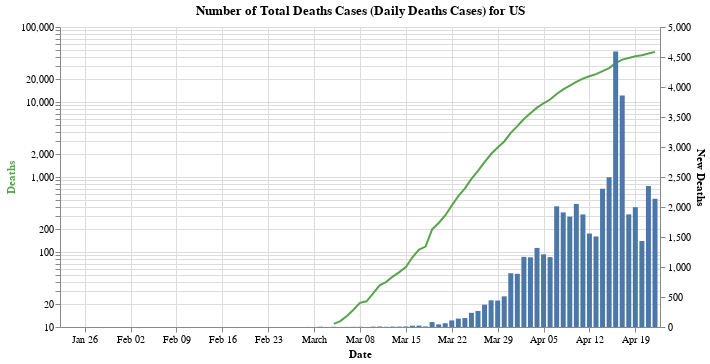

Here is the notebook cell this chart was saved with:
### Code cell
#hide_input
_new_bar = alt.Chart(df_country_cases).mark_bar().encode(
    alt.X('Date:T'),
    alt.Y('New Deaths:Q'),
    tooltip = list(df_country_cases)
)

_total_line = alt.Chart(df_country_cases[df_country_cases['Deaths'] > 10]).mark_line(color='#57A44C').encode(
    alt.X('Date:T'),
    alt.Y('Deaths:Q', axis=alt.Axis(titleColor='#57A44C'), scale=alt.Scale(type='log')),
    tooltip = list(df_country_cases)
)

alt.layer(_total_line, _new_bar).properties(
    width = 600,
    title = f'Number of Total Deaths Cases (Daily Deaths Cases) for {country}'
).resolve_scale(y='independent')

### Figure 1 — Vega-Lite specification as saved in the notebook (floating-point values rounded to 4 significant figures)
{"config": {"view": {"continuousWidth": 400, "continuousHeight": 300}}, "layer": [{"data": {"name": "data-bc0ecf1ae940c22517abdb74c8f267cb"}, "mark": {"type": "line", "color": "#57A44C"}, "encoding": {"tooltip": [{"type": "temporal", "field": "Date"}, {"type": "quantitative", "field": "Cases"}, {"type": "quantitative", "field": "Deaths"}, {"type": "quantitative", "field": "Recovered"}, {"type": "quantitative", "field": "Active"}, {"type": "quantitative", "field": "New Cases"}, {"type": "quantitative", "field": "New Deaths"}, {"type": "quantitative", "field": "New Recovered"}, {"type": "quantitative", "field": "New Active"}, {"type": "quantitative", "field": "Deaths_Rate"}, {"type": "quantitative", "field": "Recovered_Rate"}], "x": {"type": "temporal", "field": "Date"}, "y": {"type": "quantitative", "axis": {"titleColor": "#57A44C"}, "field": "Deaths", "scale": {"type": "log"}}}}, {"data": {"name": "data-4876b88c243441adb2a387578db77045"}, "mark": "bar", "encoding": {"tooltip": [{"type": "temporal", "field": "Date"}, {"type": "quantitative", "field": "Cases"}, {"type": "quantitative", "field": "Deaths"}, {"type": "quantitative", "field": "Recovered"}, {"type": "quantitative", "field": "Active"}, {"type": "quantitative", "field": "New Cases"}, {"type": "quantitative", "field": "New Deaths"}, {"type": "quantitative", "field": "New Recovered"}, {"type": "quantitative", "field": "New Active"}, {"type": "quantitative", "field": "Deaths_Rate"}, {"type": "quantitative", "field": "Recovered_Rate"}], "x": {"type": "temporal", "field": "Date"}, "y": {"type": "quantitative", "field": "New Deaths"}}}], "resolve": {"scale": {"y": "independent"}}, "title": "Number of Total Deaths Cases (Daily Deaths Cases) for US", "width": 600, "$schema": "https://vega.github.io/schema/vega-lite/v4.8.1.json", "datasets": {"data-bc0ecf1ae940c22517abdb74c8f267cb": [{"Date": "2020-03-04T00:00:00", "Cases": 149, "Deaths": 11, "Recovered": 7, "Active": 131, "New Cases": 31.0, "New Deaths": 4.0, "New Recovered": 0.0, "New Active": 27.0, "Deaths_Rate": 0.07383, "Recovered_Rate": 0.04698}, {"Date": "2020-03-05T00:00:00", "Cases": 217, "Deaths": 12, "Recovered": 7, "Active": 198, "New Cases": 68.0, "New Deaths": 1.0, "New Recovered": 0.0, "New Active": 67.0, "Deaths_Rate": 0.0553, "Recovered_Rate": 0.03226}, {"Date": "2020-03-06T00:00:00", "Cases": 262, "Deaths": 14, "Recovered": 7, "Active": 241, "New Cases": 45.0, "New Deaths": 2.0, "New Recovered": 0.0, "New Active": 43.0, "Deaths_Rate": 0.05344, "Recovered_Rate": 0.02672}, {"Date": "2020-03-07T00:00:00", "Cases": 402, "Deaths": 17, "Recovered": 7, "Active": 378, "New Cases": 140.0, "New Deaths": 3.0, "New Recovered": 0.0, "New Active": 137.0, "Deaths_Rate": 0.04229, "Recovered_Rate": 0.01741}, {"Date": "2020-03-08T00:00:00", "Cases": 518, "Deaths": 21, "Recovered": 7, "Active": 490, "New Cases": 116.0, "New Deaths": 4.0, "New Recovered": 0.0, "New Active": 112.0, "Deaths_Rate": 0.04054, "Recovered_Rate": 0.01351}, {"Date": "2020-03-09T00:00:00", "Cases": 583, "Deaths": 22, "Recovered": 7, "Active": 554, "New Cases": 65.0, "New Deaths": 1.0, "New Recovered": 0.0, "New Active": 64.0, "Deaths_Rate": 0.03774, "Recovered_Rate": 0.01201}, {"Date": "2020-03-10T00:00:00", "Cases": 959, "Deaths": 28, "Recovered": 8, "Active": 923, "New Cases": 376.0, "New Deaths": 6.0, "New Recovered": 1.0, "New Active": 369.0, "Deaths_Rate": 0.0292, "Recovered_Rate": 0.008342}, {"Date": "2020-03-11T00:00:00", "Cases": 1281, "Deaths": 36, "Recovered": 8, "Active": 1237, "New Cases": 322.0, "New Deaths": 8.0, "New Recovered": 0.0, "New Active": 314.0, "Deaths_Rate": 0.0281, "Recovered_Rate": 0.006245}, {"Date": "2020-03-12T00:00:00", "Cases": 1663, "Deaths": 40, "Recovered": 12, "Active": 1611, "New Cases": 382.0, "New Deaths": 4.0, "New Recovered": 4.0, "New Active": 374.0, "Deaths_Rate": 0.02405, "Recovered_Rate": 0.007216}, {"Date": "2020-03-13T00:00:00", "Cases": 2179, "Deaths": 47, "Recovered": 12, "Active": 2120, "New Cases": 516.0, "New Deaths": 7.0, "New Recovered": 0.0, "New Active": 509.0, "Deaths_Rate": 0.02157, "Recovered_Rate": 0.005507}, {"Date": "2020-03-14T00:00:00", "Cases": 2727, "Deaths": 54, "Recovered": 12, "Active": 2661, "New Cases": 548.0, "New Deaths": 7.0, "New Recovered": 0.0, "New Active": 541.0, "Deaths_Rate": 0.0198, "Recovered_Rate": 0.0044}, {"Date": "2020-03-15T00:00:00", "Cases": 3499, "Deaths": 63, "Recovered": 12, "Active": 3424, "New Cases": 772.0, "New Deaths": 9.0, "New Recovered": 0.0, "New Active": 763.0, "Deaths_Rate": 0.01801, "Recovered_Rate": 0.00343}, {"Date": "2020-03-16T00:00:00", "Cases": 4632, "Deaths": 85, "Recovered": 17, "Active": 4530, "New Cases": 1133.0, "New Deaths": 22.0, "New Recovered": 5.0, "New Active": 1106.0, "Deaths_Rate": 0.01835, "Recovered_Rate": 0.00367}, {"Date": "2020-03-17T00:00:00", "Cases": 6421, "Deaths": 108, "Recovered": 17, "Active": 6296, "New Cases": 1789.0, "New Deaths": 23.0, "New Recovered": 0.0, "New Active": 1766.0, "Deaths_Rate": 0.01682, "Recovered_Rate": 0.002648}, {"Date": "2020-03-18T00:00:00", "Cases": 7783, "Deaths": 118, "Recovered": 105, "Active": 7560, "New Cases": 1362.0, "New Deaths": 10.0, "New Recovered": 88.0, "New Active": 1264.0, "Deaths_Rate": 0.01516, "Recovered_Rate": 0.01349}, {"Date": "2020-03-19T00:00:00", "Cases": 13747, "Deaths": 200, "Recovered": 121, "Active": 13426, "New Cases": 5964.0, "New Deaths": 82.0, "New Recovered": 16.0, "New Active": 5866.0, "Deaths_Rate": 0.01455, "Recovered_Rate": 0.008802}, {"Date": "2020-03-20T00:00:00", "Cases": 19273, "Deaths": 244, "Recovered": 147, "Active": 18882, "New Cases": 5526.0, "New Deaths": 44.0, "New Recovered": 26.0, "New Active": 5456.0, "Deaths_Rate": 0.01266, "Recovered_Rate": 0.007627}, {"Date": "2020-03-21T00:00:00", "Cases": 25600, "Deaths": 307, "Recovered": 176, "Active": 25117, "New Cases": 6327.0, "New Deaths": 63.0, "New Recovered": 29.0, "New Active": 6235.0, "Deaths_Rate": 0.01199, "Recovered_Rate": 0.006875}, {"Date": "2020-03-22T00:00:00", "Cases": 33276, "Deaths": 417, "Recovered": 178, "Active": 32681, "New Cases": 7676.0, "New Deaths": 110.0, "New Recovered": 2.0, "New Active": 7564.0, "Deaths_Rate": 0.01253, "Recovered_Rate": 0.005349}, {"Date": "2020-03-23T00:00:00", "Cases": 43843, "Deaths": 557, "Recovered": 178, "Active": 43108, "New Cases": 10570.0, "New Deaths": 140.0, "New Recovered": 0.0, "New Active": 10430.0, "Deaths_Rate": 0.0127, "Recovered_Rate": 0.00406}, {"Date": "2020-03-24T00:00:00", "Cases": 53736, "Deaths": 706, "Recovered": 348, "Active": 52682, "New Cases": 9893.0, "New Deaths": 149.0, "New Recovered": 170.0, "New Active": 9574.0, "Deaths_Rate": 0.01314, "Recovered_Rate": 0.006476}, {"Date": "2020-03-25T00:00:00", "Cases": 65778, "Deaths": 942, "Recovered": 361, "Active": 64475, "New Cases": 12040.0, "New Deaths": 236.0, "New Recovered": 13.0, "New Active": 11790.0, "Deaths_Rate": 0.01432, "Recovered_Rate": 0.005488}, {"Date": "2020-03-26T00:00:00", "Cases": 83836, "Deaths": 1209, "Recovered": 681, "Active": 81946, "New Cases": 18060.0, "New Deaths": 267.0, "New Recovered": 320.0, "New Active": 17470.0, "Deaths_Rate": 0.01442, "Recovered_Rate": 0.008123}, {"Date": "2020-03-27T00:00:00", "Cases": 101657, "Deaths": 1581, "Recovered": 869, "Active": 99207, "New Cases": 17820.0, "New Deaths": 372.0, "New Recovered": 188.0, "New Active": 17260.0, "Deaths_Rate": 0.01555, "Recovered_Rate": 0.008548}, {"Date": "2020-03-28T00:00:00", "Cases": 121465, "Deaths": 2026, "Recovered": 1072, "Active": 118367, "New Cases": 19810.0, "New Deaths": 445.0, "New Recovered": 203.0, "New Active": 19160.0, "Deaths_Rate": 0.01668, "Recovered_Rate": 0.008826}, {"Date": "2020-03-29T00:00:00", "Cases": 140909, "Deaths": 2467, "Recovered": 2665, "Active": 135777, "New Cases": 19440.0, "New Deaths": 441.0, "New Recovered": 1593.0, "New Active": 17410.0, "Deaths_Rate": 0.01751, "Recovered_Rate": 0.01891}, {"Date": "2020-03-30T00:00:00", "Cases": 161831, "Deaths": 2978, "Recovered": 5644, "Active": 153209, "New Cases": 20920.0, "New Deaths": 511.0, "New Recovered": 2979.0, "New Active": 17430.0, "Deaths_Rate": 0.0184, "Recovered_Rate": 0.03488}, {"Date": "2020-03-31T00:00:00", "Cases": 188172, "Deaths": 3874, "Recovered": 7024, "Active": 177274, "New Cases": 26340.0, "New Deaths": 896.0, "New Recovered": 1380.0, "New Active": 24060.0, "Deaths_Rate": 0.02059, "Recovered_Rate": 0.03733}, {"Date": "2020-04-01T00:00:00", "Cases": 213242, "Deaths": 4760, "Recovered": 8474, "Active": 200008, "New Cases": 25070.0, "New Deaths": 886.0, "New Recovered": 1450.0, "New Active": 22730.0, "Deaths_Rate": 0.02232, "Recovered_Rate": 0.03974}, {"Date": "2020-04-02T00:00:00", "Cases": 243622, "Deaths": 5929, "Recovered": 9001, "Active": 228692, "New Cases": 30380.0, "New Deaths": 1169.0, "New Recovered": 527.0, "New Active": 28680.0, "Deaths_Rate": 0.02434, "Recovered_Rate": 0.03695}, {"Date": "2020-04-03T00:00:00", "Cases": 275367, "Deaths": 7090, "Recovered": 9707, "Active": 258570, "New Cases": 31740.0, "New Deaths": 1161.0, "New Recovered": 706.0, "New Active": 29880.0, "Deaths_Rate": 0.02575, "Recovered_Rate": 0.03525}, {"Date": "2020-04-04T00:00:00", "Cases": 308650, "Deaths": 8408, "Recovered": 14652, "Active": 285590, "New Cases": 33280.0, "New Deaths": 1318.0, "New Recovered": 4945.0, "New Active": 27020.0, "Deaths_Rate": 0.02724, "Recovered_Rate": 0.04747}, {"Date": "2020-04-05T00:00:00", "Cases": 336802, "Deaths": 9619, "Recovered": 17448, "Active": 309735, "New Cases": 28150.0, "New Deaths": 1211.0, "New Recovered": 2796.0, "New Active": 24140.0, "Deaths_Rate": 0.02856, "Recovered_Rate": 0.0518}, {"Date": "2020-04-06T00:00:00", "Cases": 366317, "Deaths": 10783, "Recovered": 19581, "Active": 335953, "New Cases": 29520.0, "New Deaths": 1164.0, "New Recovered": 2133.0, "New Active": 26220.0, "Deaths_Rate": 0.02944, "Recovered_Rate": 0.05345}, {"Date": "2020-04-07T00:00:00", "Cases": 397121, "Deaths": 12794, "Recovered": 21763, "Active": 362564, "New Cases": 30800.0, "New Deaths": 2011.0, "New Recovered": 2182.0, "New Active": 26610.0, "Deaths_Rate": 0.03222, "Recovered_Rate": 0.0548}, {"Date": "2020-04-08T00:00:00", "Cases": 428654, "Deaths": 14704, "Recovered": 23559, "Active": 390391, "New Cases": 31530.0, "New Deaths": 1910.0, "New Recovered": 1796.0, "New Active": 27830.0, "Deaths_Rate": 0.0343, "Recovered_Rate": 0.05496}, {"Date": "2020-04-09T00:00:00", "Cases": 462780, "Deaths": 16544, "Recovered": 25410, "Active": 420826, "New Cases": 34130.0, "New Deaths": 1840.0, "New Recovered": 1851.0, "New Active": 30440.0, "Deaths_Rate": 0.03575, "Recovered_Rate": 0.05491}, {"Date": "2020-04-10T00:00:00", "Cases": 496535, "Deaths": 18595, "Recovered": 28790, "Active": 449150, "New Cases": 33760.0, "New Deaths": 2051.0, "New Recovered": 3380.0, "New Active": 28320.0, "Deaths_Rate": 0.03745, "Recovered_Rate": 0.05798}, {"Date": "2020-04-11T00:00:00", "Cases": 526396, "Deaths": 20471, "Recovered": 31270, "Active": 474655, "New Cases": 29860.0, "New Deaths": 1876.0, "New Recovered": 2480.0, "New Active": 25500.0, "Deaths_Rate": 0.03889, "Recovered_Rate": 0.0594}, {"Date": "2020-04-12T00:00:00", "Cases": 555313, "Deaths": 22029, "Recovered": 32988, "Active": 500296, "New Cases": 28920.0, "New Deaths": 1558.0, "New Recovered": 1718.0, "New Active": 25640.0, "Deaths_Rate": 0.03967, "Recovered_Rate": 0.0594}, {"Date": "2020-04-13T00:00:00", "Cases": 580619, "Deaths": 23538, "Recovered": 43482, "Active": 513599, "New Cases": 25310.0, "New Deaths": 1509.0, "New Recovered": 10490.0, "New Active": 13300.0, "Deaths_Rate": 0.04054, "Recovered_Rate": 0.07489}, {"Date": "2020-04-14T00:00:00", "Cases": 607670, "Deaths": 25843, "Recovered": 47763, "Active": 534064, "New Cases": 27050.0, "New Deaths": 2305.0, "New Recovered": 4281.0, "New Active": 20460.0, "Deaths_Rate": 0.04253, "Recovered_Rate": 0.0786}, {"Date": "2020-04-15T00:00:00", "Cases": 636350, "Deaths": 28338, "Recovered": 52096, "Active": 555916, "New Cases": 28680.0, "New Deaths": 2495.0, "New Recovered": 4333.0, "New Active": 21850.0, "Deaths_Rate": 0.04453, "Recovered_Rate": 0.08187}, {"Date": "2020-04-16T00:00:00", "Cases": 667592, "Deaths": 32930, "Recovered": 54703, "Active": 579959, "New Cases": 31240.0, "New Deaths": 4592.0, "New Recovered": 2607.0, "New Active": 24040.0, "Deaths_Rate": 0.04933, "Recovered_Rate": 0.08194}, {"Date": "2020-04-17T00:00:00", "Cases": 699706, "Deaths": 36787, "Recovered": 58545, "Active": 604374, "New Cases": 32110.0, "New Deaths": 3857.0, "New Recovered": 3842.0, "New Active": 24420.0, "Deaths_Rate": 0.05257, "Recovered_Rate": 0.08367}, {"Date": "2020-04-18T00:00:00", "Cases": 732197, "Deaths": 38664, "Recovered": 64840, "Active": 628693, "New Cases": 32490.0, "New Deaths": 1877.0, "New Recovered": 6295.0, "New Active": 24320.0, "Deaths_Rate": 0.05281, "Recovered_Rate": 0.08856}, {"Date": "2020-04-19T00:00:00", "Cases": 758809, "Deaths": 40661, "Recovered": 70337, "Active": 647811, "New Cases": 26610.0, "New Deaths": 1997.0, "New Recovered": 5497.0, "New Active": 19120.0, "Deaths_Rate": 0.05359, "Recovered_Rate": 0.09269}, {"Date": "2020-04-20T00:00:00", "Cases": 784326, "Deaths": 42094, "Recovered": 72329, "Active": 669903, "New Cases": 25520.0, "New Deaths": 1433.0, "New Recovered": 1992.0, "New Active": 22090.0, "Deaths_Rate": 0.05367, "Recovered_Rate": 0.09222}, {"Date": "2020-04-21T00:00:00", "Cases": 812036, "Deaths": 44444, "Recovered": 75204, "Active": 692388, "New Cases": 27710.0, "New Deaths": 2350.0, "New Recovered": 2875.0, "New Active": 22480.0, "Deaths_Rate": 0.05473, "Recovered_Rate": 0.09261}, {"Date": "2020-04-22T00:00:00", "Cases": 839675, "Deaths": 46583, "Recovered": 77366, "Active": 715726, "New Cases": 27640.0, "New Deaths": 2139.0, "New Recovered": 2162.0, "New Active": 23340.0, "Deaths_Rate": 0.05548, "Recovered_Rate": 0.09214}], "data-4876b88c243441adb2a387578db77045": [{"Date": "2020-01-22T00:00:00", "Cases": 1, "Deaths": 0, "Recovered": 0, "Active": 1, "New Cases": null, "New Deaths": null, "New Recovered": null, "New Active": null, "Deaths_Rate": 0.0, "Recovered_Rate": 0.0}, {"Date": "2020-01-23T00:00:00", "Cases": 1, "Deaths": 0, "Recovered": 0, "Active": 1, "New Cases": 0.0, "New Deaths": 0.0, "New Recovered": 0.0, "New Active": 0.0, "Deaths_Rate": 0.0, "Recovered_Rate": 0.0}, {"Date": "2020-01-24T00:00:00", "Cases": 2, "Deaths": 0, "Recovered": 0, "Active": 2, "New Cases": 1.0, "New Deaths": 0.0, "New Recovered": 0.0, "New Active": 1.0, "Deaths_Rate": 0.0, "Recovered_Rate": 0.0}, {"Date": "2020-01-25T00:00:00", "Cases": 2, "Deaths": 0, "Recovered": 0, "Active": 2, "New Cases": 0.0, "New Deaths": 0.0, "New Recovered": 0.0, "New Active": 0.0, "Deaths_Rate": 0.0, "Recovered_Rate": 0.0}, {"Date": "2020-01-26T00:00:00", "Cases": 5, "Deaths": 0, "Recovered": 0, "Active": 5, "New Cases": 3.0, "New Deaths": 0.0, "New Recovered": 0.0, "New Active": 3.0, "Deaths_Rate": 0.0, "Recovered_Rate": 0.0}, {"Date": "2020-01-27T00:00:00", "Cases": 5, "Deaths": 0, "Recovered": 0, "Active": 5, "New Cases": 0.0, "New Deaths": 0.0, "New Recovered": 0.0, "New Active": 0.0, "Deaths_Rate": 0.0, "Recovered_Rate": 0.0}, {"Date": "2020-01-28T00:00:00", "Cases": 5, "Deaths": 0, "Recovered": 0, "Active": 5, "New Cases": 0.0, "New Deaths": 0.0, "New Recovered": 0.0, "New Active": 0.0, "Deaths_Rate": 0.0, "Recovered_Rate": 0.0}, {"Date": "2020-01-29T00:00:00", "Cases": 5, "Deaths": 0, "Recovered": 0, "Active": 5, "New Cases": 0.0, "New Deaths": 0.0, "New Recovered": 0.0, "New Active": 0.0, "Deaths_Rate": 0.0, "Recovered_Rate": 0.0}, {"Date": "2020-01-30T00:00:00", "Cases": 5, "Deaths": 0, "Recovered": 0, "Active": 5, "New Cases": 0.0, "New Deaths": 0.0, "New Recovered": 0.0, "New Active": 0.0, "Deaths_Rate": 0.0, "Recovered_Rate": 0.0}, {"Date": "2020-01-31T00:00:00", "Cases": 7, "Deaths": 0, "Recovered": 0, "Active": 7, "New Cases": 2.0, "New Deaths": 0.0, "New Recovered": 0.0, "New Active": 2.0, "Deaths_Rate": 0.0, "Recovered_Rate": 0.0}, {"Date": "2020-02-01T00:00:00", "Cases": 8, "Deaths": 0, "Recovered": 0, "Active": 8, "New Cases": 1.0, "New Deaths": 0.0, "New Recovered": 0.0, "New Active": 1.0, "Deaths_Rate": 0.0, "Recovered_Rate": 0.0}, {"Date": "2020-02-02T00:00:00", "Cases": 8, "Deaths": 0, "Recovered": 0, "Active": 8, "New Cases": 0.0, "New Deaths": 0.0, "New Recovered": 0.0, "New Active": 0.0, "Deaths_Rate": 0.0, "Recovered_Rate": 0.0}, {"Date": "2020-02-03T00:00:00", "Cases": 11, "Deaths": 0, "Recovered": 0, "Active": 11, "New Cases": 3.0, "New Deaths": 0.0, "New Recovered": 0.0, "New Active": 3.0, "Deaths_Rate": 0.0, "Recovered_Rate": 0.0}, {"Date": "2020-02-04T00:00:00", "Cases": 11, "Deaths": 0, "Recovered": 0, "Active": 11, "New Cases": 0.0, "New Deaths": 0.0, "New Recovered": 0.0, "New Active": 0.0, "Deaths_Rate": 0.0, "Recovered_Rate": 0.0}, {"Date": "2020-02-05T00:00:00", "Cases": 11, "Deaths": 0, "Recovered": 0, "Active": 11, "New Cases": 0.0, "New Deaths": 0.0, "New Recovered": 0.0, "New Active": 0.0, "Deaths_Rate": 0.0, "Recovered_Rate": 0.0}, {"Date": "2020-02-06T00:00:00", "Cases": 11, "Deaths": 0, "Recovered": 0, "Active": 11, "New Cases": 0.0, "New Deaths": 0.0, "New Recovered": 0.0, "New Active": 0.0, "Deaths_Rate": 0.0, "Recovered_Rate": 0.0}, {"Date": "2020-02-07T00:00:00", "Cases": 11, "Deaths": 0, "Recovered": 0, "Active": 11, "New Cases": 0.0, "New Deaths": 0.0, "New Recovered": 0.0, "New Active": 0.0, "Deaths_Rate": 0.0, "Recovered_Rate": 0.0}, {"Date": "2020-02-08T00:00:00", "Cases": 11, "Deaths": 0, "Recovered": 0, "Active": 11, "New Cases": 0.0, "New Deaths": 0.0, "New Recovered": 0.0, "New Active": 0.0, "Deaths_Rate": 0.0, "Recovered_Rate": 0.0}, {"Date": "2020-02-09T00:00:00", "Cases": 11, "Deaths": 0, "Recovered": 3, "Active": 8, "New Cases": 0.0, "New Deaths": 0.0, "New Recovered": 3.0, "New Active": -3.0, "Deaths_Rate": 0.0, "Recovered_Rate": 0.2727}, {"Date": "2020-02-10T00:00:00", "Cases": 11, "Deaths": 0, "Recovered": 3, "Active": 8, "New Cases": 0.0, "New Deaths": 0.0, "New Recovered": 0.0, "New Active": 0.0, "Deaths_Rate": 0.0, "Recovered_Rate": 0.2727}, {"Date": "2020-02-11T00:00:00", "Cases": 12, "Deaths": 0, "Recovered": 3, "Active": 9, "New Cases": 1.0, "New Deaths": 0.0, "New Recovered": 0.0, "New Active": 1.0, "Deaths_Rate": 0.0, "Recovered_Rate": 0.25}, {"Date": "2020-02-12T00:00:00", "Cases": 12, "Deaths": 0, "Recovered": 3, "Active": 9, "New Cases": 0.0, "New Deaths": 0.0, "New Recovered": 0.0, "New Active": 0.0, "Deaths_Rate": 0.0, "Recovered_Rate": 0.25}, {"Date": "2020-02-13T00:00:00", "Cases": 13, "Deaths": 0, "Recovered": 3, "Active": 10, "New Cases": 1.0, "New Deaths": 0.0, "New Recovered": 0.0, "New Active": 1.0, "Deaths_Rate": 0.0, "Recovered_Rate": 0.2308}, {"Date": "2020-02-14T00:00:00", "Cases": 13, "Deaths": 0, "Recovered": 3, "Active": 10, "New Cases": 0.0, "New Deaths": 0.0, "New Recovered": 0.0, "New Active": 0.0, "Deaths_Rate": 0.0, "Recovered_Rate": 0.2308}, {"Date": "2020-02-15T00:00:00", "Cases": 13, "Deaths": 0, "Recovered": 3, "Active": 10, "New Cases": 0.0, "New Deaths": 0.0, "New Recovered": 0.0, "New Active": 0.0, "Deaths_Rate": 0.0, "Recovered_Rate": 0.2308}, {"Date": "2020-02-16T00:00:00", "Cases": 13, "Deaths": 0, "Recovered": 3, "Active": 10, "New Cases": 0.0, "New Deaths": 0.0, "New Recovered": 0.0, "New Active": 0.0, "Deaths_Rate": 0.0, "Recovered_Rate": 0.2308}, {"Date": "2020-02-17T00:00:00", "Cases": 13, "Deaths": 0, "Recovered": 3, "Active": 10, "New Cases": 0.0, "New Deaths": 0.0, "New Recovered": 0.0, "New Active": 0.0, "Deaths_Rate": 0.0, "Recovered_Rate": 0.2308}, {"Date": "2020-02-18T00:00:00", "Cases": 13, "Deaths": 0, "Recovered": 3, "Active": 10, "New Cases": 0.0, "New Deaths": 0.0, "New Recovered": 0.0, "New Active": 0.0, "Deaths_Rate": 0.0, "Recovered_Rate": 0.2308}, {"Date": "2020-02-19T00:00:00", "Cases": 13, "Deaths": 0, "Recovered": 3, "Active": 10, "New Cases": 0.0, "New Deaths": 0.0, "New Recovered": 0.0, "New Active": 0.0, "Deaths_Rate": 0.0, "Recovered_Rate": 0.2308}, {"Date": "2020-02-20T00:00:00", "Cases": 13, "Deaths": 0, "Recovered": 3, "Active": 10, "New Cases": 0.0, "New Deaths": 0.0, "New Recovered": 0.0, "New Active": 0.0, "Deaths_Rate": 0.0, "Recovered_Rate": 0.2308}, {"Date": "2020-02-21T00:00:00", "Cases": 15, "Deaths": 0, "Recovered": 5, "Active": 10, "New Cases": 2.0, "New Deaths": 0.0, "New Recovered": 2.0, "New Active": 0.0, "Deaths_Rate": 0.0, "Recovered_Rate": 0.3333}, {"Date": "2020-02-22T00:00:00", "Cases": 15, "Deaths": 0, "Recovered": 5, "Active": 10, "New Cases": 0.0, "New Deaths": 0.0, "New Recovered": 0.0, "New Active": 0.0, "Deaths_Rate": 0.0, "Recovered_Rate": 0.3333}, {"Date": "2020-02-23T00:00:00", "Cases": 15, "Deaths": 0, "Recovered": 5, "Active": 10, "New Cases": 0.0, "New Deaths": 0.0, "New Recovered": 0.0, "New Active": 0.0, "Deaths_Rate": 0.0, "Recovered_Rate": 0.3333}, {"Date": "2020-02-24T00:00:00", "Cases": 51, "Deaths": 0, "Recovered": 5, "Active": 46, "New Cases": 36.0, "New Deaths": 0.0, "New Recovered": 0.0, "New Active": 36.0, "Deaths_Rate": 0.0, "Recovered_Rate": 0.09804}, {"Date": "2020-02-25T00:00:00", "Cases": 51, "Deaths": 0, "Recovered": 6, "Active": 45, "New Cases": 0.0, "New Deaths": 0.0, "New Recovered": 1.0, "New Active": -1.0, "Deaths_Rate": 0.0, "Recovered_Rate": 0.1176}, {"Date": "2020-02-26T00:00:00", "Cases": 57, "Deaths": 0, "Recovered": 6, "Active": 51, "New Cases": 6.0, "New Deaths": 0.0, "New Recovered": 0.0, "New Active": 6.0, "Deaths_Rate": 0.0, "Recovered_Rate": 0.1053}, {"Date": "2020-02-27T00:00:00", "Cases": 58, "Deaths": 0, "Recovered": 6, "Active": 52, "New Cases": 1.0, "New Deaths": 0.0, "New Recovered": 0.0, "New Active": 1.0, "Deaths_Rate": 0.0, "Recovered_Rate": 0.1034}, {"Date": "2020-02-28T00:00:00", "Cases": 60, "Deaths": 0, "Recovered": 7, "Active": 53, "New Cases": 2.0, "New Deaths": 0.0, "New Recovered": 1.0, "New Active": 1.0, "Deaths_Rate": 0.0, "Recovered_Rate": 0.1167}, {"Date": "2020-02-29T00:00:00", "Cases": 68, "Deaths": 1, "Recovered": 7, "Active": 60, "New Cases": 8.0, "New Deaths": 1.0, "New Recovered": 0.0, "New Active": 7.0, "Deaths_Rate": 0.01471, "Recovered_Rate": 0.1029}, {"Date": "2020-03-01T00:00:00", "Cases": 74, "Deaths": 1, "Recovered": 7, "Active": 66, "New Cases": 6.0, "New Deaths": 0.0, "New Recovered": 0.0, "New Active": 6.0, "Deaths_Rate": 0.01351, "Recovered_Rate": 0.09459}, {"Date": "2020-03-02T00:00:00", "Cases": 98, "Deaths": 6, "Recovered": 7, "Active": 85, "New Cases": 24.0, "New Deaths": 5.0, "New Recovered": 0.0, "New Active": 19.0, "Deaths_Rate": 0.06122, "Recovered_Rate": 0.07143}, {"Date": "2020-03-03T00:00:00", "Cases": 118, "Deaths": 7, "Recovered": 7, "Active": 104, "New Cases": 20.0, "New Deaths": 1.0, "New Recovered": 0.0, "New Active": 19.0, "Deaths_Rate": 0.05932, "Recovered_Rate": 0.05932}, {"Date": "2020-03-04T00:00:00", "Cases": 149, "Deaths": 11, "Recovered": 7, "Active": 131, "New Cases": 31.0, "New Deaths": 4.0, "New Recovered": 0.0, "New Active": 27.0, "Deaths_Rate": 0.07383, "Recovered_Rate": 0.04698}, {"Date": "2020-03-05T00:00:00", "Cases": 217, "Deaths": 12, "Recovered": 7, "Active": 198, "New Cases": 68.0, "New Deaths": 1.0, "New Recovered": 0.0, "New Active": 67.0, "Deaths_Rate": 0.0553, "Recovered_Rate": 0.03226}, {"Date": "2020-03-06T00:00:00", "Cases": 262, "Deaths": 14, "Recovered": 7, "Active": 241, "New Cases": 45.0, "New Deaths": 2.0, "New Recovered": 0.0, "New Active": 43.0, "Deaths_Rate": 0.05344, "Recovered_Rate": 0.02672}, {"Date": "2020-03-07T00:00:00", "Cases": 402, "Deaths": 17, "Recovered": 7, "Active": 378, "New Cases": 140.0, "New Deaths": 3.0, "New Recovered": 0.0, "New Active": 137.0, "Deaths_Rate": 0.04229, "Recovered_Rate": 0.01741}, {"Date": "2020-03-08T00:00:00", "Cases": 518, "Deaths": 21, "Recovered": 7, "Active": 490, "New Cases": 116.0, "New Deaths": 4.0, "New Recovered": 0.0, "New Active": 112.0, "Deaths_Rate": 0.04054, "Recovered_Rate": 0.01351}, {"Date": "2020-03-09T00:00:00", "Cases": 583, "Deaths": 22, "Recovered": 7, "Active": 554, "New Cases": 65.0, "New Deaths": 1.0, "New Recovered": 0.0, "New Active": 64.0, "Deaths_Rate": 0.03774, "Recovered_Rate": 0.01201}, {"Date": "2020-03-10T00:00:00", "Cases": 959, "Deaths": 28, "Recovered": 8, "Active": 923, "New Cases": 376.0, "New Deaths": 6.0, "New Recovered": 1.0, "New Active": 369.0, "Deaths_Rate": 0.0292, "Recovered_Rate": 0.008342}, {"Date": "2020-03-11T00:00:00", "Cases": 1281, "Deaths": 36, "Recovered": 8, "Active": 1237, "New Cases": 322.0, "New Deaths": 8.0, "New Recovered": 0.0, "New Active": 314.0, "Deaths_Rate": 0.0281, "Recovered_Rate": 0.006245}, {"Date": "2020-03-12T00:00:00", "Cases": 1663, "Deaths": 40, "Recovered": 12, "Active": 1611, "New Cases": 382.0, "New Deaths": 4.0, "New Recovered": 4.0, "New Active": 374.0, "Deaths_Rate": 0.02405, "Recovered_Rate": 0.007216}, {"Date": "2020-03-13T00:00:00", "Cases": 2179, "Deaths": 47, "Recovered": 12, "Active": 2120, "New Cases": 516.0, "New Deaths": 7.0, "New Recovered": 0.0, "New Active": 509.0, "Deaths_Rate": 0.02157, "Recovered_Rate": 0.005507}, {"Date": "2020-03-14T00:00:00", "Cases": 2727, "Deaths": 54, "Recovered": 12, "Active": 2661, "New Cases": 548.0, "New Deaths": 7.0, "New Recovered": 0.0, "New Active": 541.0, "Deaths_Rate": 0.0198, "Recovered_Rate": 0.0044}, {"Date": "2020-03-15T00:00:00", "Cases": 3499, "Deaths": 63, "Recovered": 12, "Active": 3424, "New Cases": 772.0, "New Deaths": 9.0, "New Recovered": 0.0, "New Active": 763.0, "Deaths_Rate": 0.01801, "Recovered_Rate": 0.00343}, {"Date": "2020-03-16T00:00:00", "Cases": 4632, "Deaths": 85, "Recovered": 17, "Active": 4530, "New Cases": 1133.0, "New Deaths": 22.0, "New Recovered": 5.0, "New Active": 1106.0, "Deaths_Rate": 0.01835, "Recovered_Rate": 0.00367}, {"Date": "2020-03-17T00:00:00", "Cases": 6421, "Deaths": 108, "Recovered": 17, "Active": 6296, "New Cases": 1789.0, "New Deaths": 23.0, "New Recovered": 0.0, "New Active": 1766.0, "Deaths_Rate": 0.01682, "Recovered_Rate": 0.002648}, {"Date": "2020-03-18T00:00:00", "Cases": 7783, "Deaths": 118, "Recovered": 105, "Active": 7560, "New Cases": 1362.0, "New Deaths": 10.0, "New Recovered": 88.0, "New Active": 1264.0, "Deaths_Rate": 0.01516, "Recovered_Rate": 0.01349}, {"Date": "2020-03-19T00:00:00", "Cases": 13747, "Deaths": 200, "Recovered": 121, "Active": 13426, "New Cases": 5964.0, "New Deaths": 82.0, "New Recovered": 16.0, "New Active": 5866.0, "Deaths_Rate": 0.01455, "Recovered_Rate": 0.008802}, {"Date": "2020-03-20T00:00:00", "Cases": 19273, "Deaths": 244, "Recovered": 147, "Active": 18882, "New Cases": 5526.0, "New Deaths": 44.0, "New Recovered": 26.0, "New Active": 5456.0, "Deaths_Rate": 0.01266, "Recovered_Rate": 0.007627}, {"Date": "2020-03-21T00:00:00", "Cases": 25600, "Deaths": 307, "Recovered": 176, "Active": 25117, "New Cases": 6327.0, "New Deaths": 63.0, "New Recovered": 29.0, "New Active": 6235.0, "Deaths_Rate": 0.01199, "Recovered_Rate": 0.006875}, {"Date": "2020-03-22T00:00:00", "Cases": 33276, "Deaths": 417, "Recovered": 178, "Active": 32681, "New Cases": 7676.0, "New Deaths": 110.0, "New Recovered": 2.0, "New Active": 7564.0, "Deaths_Rate": 0.01253, "Recovered_Rate": 0.005349}, {"Date": "2020-03-23T00:00:00", "Cases": 43843, "Deaths": 557, "Recovered": 178, "Active": 43108, "New Cases": 10570.0, "New Deaths": 140.0, "New Recovered": 0.0, "New Active": 10430.0, "Deaths_Rate": 0.0127, "Recovered_Rate": 0.00406}, {"Date": "2020-03-24T00:00:00", "Cases": 53736, "Deaths": 706, "Recovered": 348, "Active": 52682, "New Cases": 9893.0, "New Deaths": 149.0, "New Recovered": 170.0, "New Active": 9574.0, "Deaths_Rate": 0.01314, "Recovered_Rate": 0.006476}, {"Date": "2020-03-25T00:00:00", "Cases": 65778, "Deaths": 942, "Recovered": 361, "Active": 64475, "New Cases": 12040.0, "New Deaths": 236.0, "New Recovered": 13.0, "New Active": 11790.0, "Deaths_Rate": 0.01432, "Recovered_Rate": 0.005488}, {"Date": "2020-03-26T00:00:00", "Cases": 83836, "Deaths": 1209, "Recovered": 681, "Active": 81946, "New Cases": 18060.0, "New Deaths": 267.0, "New Recovered": 320.0, "New Active": 17470.0, "Deaths_Rate": 0.01442, "Recovered_Rate": 0.008123}, {"Date": "2020-03-27T00:00:00", "Cases": 101657, "Deaths": 1581, "Recovered": 869, "Active": 99207, "New Cases": 17820.0, "New Deaths": 372.0, "New Recovered": 188.0, "New Active": 17260.0, "Deaths_Rate": 0.01555, "Recovered_Rate": 0.008548}, {"Date": "2020-03-28T00:00:00", "Cases": 121465, "Deaths": 2026, "Recovered": 1072, "Active": 118367, "New Cases": 19810.0, "New Deaths": 445.0, "New Recovered": 203.0, "New Active": 19160.0, "Deaths_Rate": 0.01668, "Recovered_Rate": 0.008826}, {"Date": "2020-03-29T00:00:00", "Cases": 140909, "Deaths": 2467, "Recovered": 2665, "Active": 135777, "New Cases": 19440.0, "New Deaths": 441.0, "New Recovered": 1593.0, "New Active": 17410.0, "Deaths_Rate": 0.01751, "Recovered_Rate": 0.01891}, {"Date": "2020-03-30T00:00:00", "Cases": 161831, "Deaths": 2978, "Recovered": 5644, "Active": 153209, "New Cases": 20920.0, "New Deaths": 511.0, "New Recovered": 2979.0, "New Active": 17430.0, "Deaths_Rate": 0.0184, "Recovered_Rate": 0.03488}, {"Date": "2020-03-31T00:00:00", "Cases": 188172, "Deaths": 3874, "Recovered": 7024, "Active": 177274, "New Cases": 26340.0, "New Deaths": 896.0, "New Recovered": 1380.0, "New Active": 24060.0, "Deaths_Rate": 0.02059, "Recovered_Rate": 0.03733}, {"Date": "2020-04-01T00:00:00", "Cases": 213242, "Deaths": 4760, "Recovered": 8474, "Active": 200008, "New Cases": 25070.0, "New Deaths": 886.0, "New Recovered": 1450.0, "New Active": 22730.0, "Deaths_Rate": 0.02232, "Recovered_Rate": 0.03974}, {"Date": "2020-04-02T00:00:00", "Cases": 243622, "Deaths": 5929, "Recovered": 9001, "Active": 228692, "New Cases": 30380.0, "New Deaths": 1169.0, "New Recovered": 527.0, "New Active": 28680.0, "Deaths_Rate": 0.02434, "Recovered_Rate": 0.03695}, {"Date": "2020-04-03T00:00:00", "Cases": 275367, "Deaths": 7090, "Recovered": 9707, "Active": 258570, "New Cases": 31740.0, "New Deaths": 1161.0, "New Recovered": 706.0, "New Active": 29880.0, "Deaths_Rate": 0.02575, "Recovered_Rate": 0.03525}, {"Date": "2020-04-04T00:00:00", "Cases": 308650, "Deaths": 8408, "Recovered": 14652, "Active": 285590, "New Cases": 33280.0, "New Deaths": 1318.0, "New Recovered": 4945.0, "New Active": 27020.0, "Deaths_Rate": 0.02724, "Recovered_Rate": 0.04747}, {"Date": "2020-04-05T00:00:00", "Cases": 336802, "Deaths": 9619, "Recovered": 17448, "Active": 309735, "New Cases": 28150.0, "New Deaths": 1211.0, "New Recovered": 2796.0, "New Active": 24140.0, "Deaths_Rate": 0.02856, "Recovered_Rate": 0.0518}, {"Date": "2020-04-06T00:00:00", "Cases": 366317, "Deaths": 10783, "Recovered": 19581, "Active": 335953, "New Cases": 29520.0, "New Deaths": 1164.0, "New Recovered": 2133.0, "New Active": 26220.0, "Deaths_Rate": 0.02944, "Recovered_Rate": 0.05345}, {"Date": "2020-04-07T00:00:00", "Cases": 397121, "Deaths": 12794, "Recovered": 21763, "Active": 362564, "New Cases": 30800.0, "New Deaths": 2011.0, "New Recovered": 2182.0, "New Active": 26610.0, "Deaths_Rate": 0.03222, "Recovered_Rate": 0.0548}, {"Date": "2020-04-08T00:00:00", "Cases": 428654, "Deaths": 14704, "Recovered": 23559, "Active": 390391, "New Cases": 31530.0, "New Deaths": 1910.0, "New Recovered": 1796.0, "New Active": 27830.0, "Deaths_Rate": 0.0343, "Recovered_Rate": 0.05496}, {"Date": "2020-04-09T00:00:00", "Cases": 462780, "Deaths": 16544, "Recovered": 25410, "Active": 420826, "New Cases": 34130.0, "New Deaths": 1840.0, "New Recovered": 1851.0, "New Active": 30440.0, "Deaths_Rate": 0.03575, "Recovered_Rate": 0.05491}, {"Date": "2020-04-10T00:00:00", "Cases": 496535, "Deaths": 18595, "Recovered": 28790, "Active": 449150, "New Cases": 33760.0, "New Deaths": 2051.0, "New Recovered": 3380.0, "New Active": 28320.0, "Deaths_Rate": 0.03745, "Recovered_Rate": 0.05798}, {"Date": "2020-04-11T00:00:00", "Cases": 526396, "Deaths": 20471, "Recovered": 31270, "Active": 474655, "New Cases": 29860.0, "New Deaths": 1876.0, "New Recovered": 2480.0, "New Active": 25500.0, "Deaths_Rate": 0.03889, "Recovered_Rate": 0.0594}, {"Date": "2020-04-12T00:00:00", "Cases": 555313, "Deaths": 22029, "Recovered": 32988, "Active": 500296, "New Cases": 28920.0, "New Deaths": 1558.0, "New Recovered": 1718.0, "New Active": 25640.0, "Deaths_Rate": 0.03967, "Recovered_Rate": 0.0594}, {"Date": "2020-04-13T00:00:00", "Cases": 580619, "Deaths": 23538, "Recovered": 43482, "Active": 513599, "New Cases": 25310.0, "New Deaths": 1509.0, "New Recovered": 10490.0, "New Active": 13300.0, "Deaths_Rate": 0.04054, "Recovered_Rate": 0.07489}, {"Date": "2020-04-14T00:00:00", "Cases": 607670, "Deaths": 25843, "Recovered": 47763, "Active": 534064, "New Cases": 27050.0, "New Deaths": 2305.0, "New Recovered": 4281.0, "New Active": 20460.0, "Deaths_Rate": 0.04253, "Recovered_Rate": 0.0786}, {"Date": "2020-04-15T00:00:00", "Cases": 636350, "Deaths": 28338, "Recovered": 52096, "Active": 555916, "New Cases": 28680.0, "New Deaths": 2495.0, "New Recovered": 4333.0, "New Active": 21850.0, "Deaths_Rate": 0.04453, "Recovered_Rate": 0.08187}, {"Date": "2020-04-16T00:00:00", "Cases": 667592, "Deaths": 32930, "Recovered": 54703, "Active": 579959, "New Cases": 31240.0, "New Deaths": 4592.0, "New Recovered": 2607.0, "New Active": 24040.0, "Deaths_Rate": 0.04933, "Recovered_Rate": 0.08194}, {"Date": "2020-04-17T00:00:00", "Cases": 699706, "Deaths": 36787, "Recovered": 58545, "Active": 604374, "New Cases": 32110.0, "New Deaths": 3857.0, "New Recovered": 3842.0, "New Active": 24420.0, "Deaths_Rate": 0.05257, "Recovered_Rate": 0.08367}, {"Date": "2020-04-18T00:00:00", "Cases": 732197, "Deaths": 38664, "Recovered": 64840, "Active": 628693, "New Cases": 32490.0, "New Deaths": 1877.0, "New Recovered": 6295.0, "New Active": 24320.0, "Deaths_Rate": 0.05281, "Recovered_Rate": 0.08856}, {"Date": "2020-04-19T00:00:00", "Cases": 758809, "Deaths": 40661, "Recovered": 70337, "Active": 647811, "New Cases": 26610.0, "New Deaths": 1997.0, "New Recovered": 5497.0, "New Active": 19120.0, "Deaths_Rate": 0.05359, "Recovered_Rate": 0.09269}, {"Date": "2020-04-20T00:00:00", "Cases": 784326, "Deaths": 42094, "Recovered": 72329, "Active": 669903, "New Cases": 25520.0, "New Deaths": 1433.0, "New Recovered": 1992.0, "New Active": 22090.0, "Deaths_Rate": 0.05367, "Recovered_Rate": 0.09222}, {"Date": "2020-04-21T00:00:00", "Cases": 812036, "Deaths": 44444, "Recovered": 75204, "Active": 692388, "New Cases": 27710.0, "New Deaths": 2350.0, "New Recovered": 2875.0, "New Active": 22480.0, "Deaths_Rate": 0.05473, "Recovered_Rate": 0.09261}, {"Date": "2020-04-22T00:00:00", "Cases": 839675, "Deaths": 46583, "Recovered": 77366, "Active": 715726, "New Cases": 27640.0, "New Deaths": 2139.0, "New Recovered": 2162.0, "New Active": 23340.0, "Deaths_Rate": 0.05548, "Recovered_Rate": 0.09214}]}}
